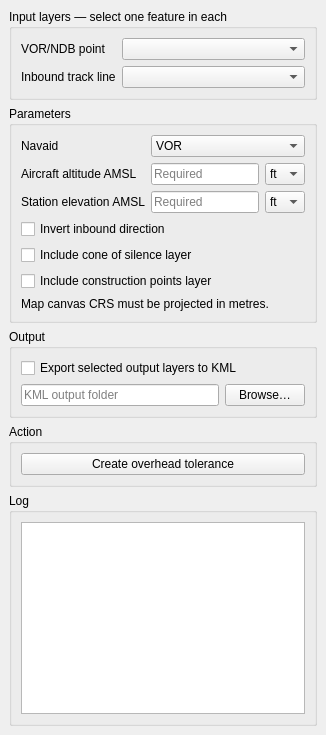
<?xml version="1.0" encoding="UTF-8"?>
<ui version="4.0">
 <class>QPANSOPYOverheadToleranceDockWidget</class>
 <widget class="QDockWidget" name="QPANSOPYOverheadToleranceDockWidget">
  <property name="windowTitle"><string>Overhead Facility Tolerance</string></property>
  <widget class="QWidget" name="dockWidgetContents">
   <layout class="QVBoxLayout" name="verticalLayout">
    <item><widget class="QGroupBox" name="inputGroup">
     <property name="title"><string>Input layers — select one feature in each</string></property>
     <layout class="QFormLayout" name="inputLayout">
      <item row="0" column="0"><widget class="QLabel" name="navaidLabel"><property name="text"><string>VOR/NDB point</string></property></widget></item>
      <item row="0" column="1"><widget class="QgsMapLayerComboBox" name="navaidLayerComboBox"/></item>
      <item row="1" column="0"><widget class="QLabel" name="trackLabel"><property name="text"><string>Inbound track line</string></property></widget></item>
      <item row="1" column="1"><widget class="QgsMapLayerComboBox" name="trackLayerComboBox"/></item>
     </layout>
    </widget></item>
    <item><widget class="QGroupBox" name="paramsGroup">
     <property name="title"><string>Parameters</string></property>
     <layout class="QFormLayout" name="paramsLayout">
      <item row="0" column="0"><widget class="QLabel" name="typeLabel"><property name="text"><string>Navaid</string></property></widget></item>
      <item row="0" column="1"><widget class="QComboBox" name="navaidTypeComboBox"><item><property name="text"><string>VOR</string></property></item><item><property name="text"><string>NDB</string></property></item></widget></item>
      <item row="1" column="0"><widget class="QLabel" name="aircraftLabel"><property name="text"><string>Aircraft altitude AMSL</string></property></widget></item>
      <item row="1" column="1"><layout class="QHBoxLayout" name="aircraftLayout"><item><widget class="QLineEdit" name="aircraftAltitudeLineEdit"><property name="placeholderText"><string>Required</string></property></widget></item><item><widget class="QComboBox" name="aircraftUnitComboBox"><item><property name="text"><string>ft</string></property></item><item><property name="text"><string>m</string></property></item></widget></item></layout></item>
      <item row="2" column="0"><widget class="QLabel" name="stationLabel"><property name="text"><string>Station elevation AMSL</string></property></widget></item>
      <item row="2" column="1"><layout class="QHBoxLayout" name="stationLayout"><item><widget class="QLineEdit" name="stationElevationLineEdit"><property name="placeholderText"><string>Required</string></property></widget></item><item><widget class="QComboBox" name="stationUnitComboBox"><item><property name="text"><string>ft</string></property></item><item><property name="text"><string>m</string></property></item></widget></item></layout></item>
      <item row="3" column="0" colspan="2"><widget class="QCheckBox" name="reverseDirectionCheckBox"><property name="text"><string>Invert inbound direction</string></property></widget></item>
      <item row="4" column="0" colspan="2"><widget class="QCheckBox" name="includeConeCheckBox"><property name="text"><string>Include cone of silence layer</string></property></widget></item>
      <item row="5" column="0" colspan="2"><widget class="QCheckBox" name="includePointsCheckBox"><property name="text"><string>Include construction points layer</string></property></widget></item>
      <item row="6" column="0" colspan="2"><widget class="QLabel" name="crsHintLabel"><property name="text"><string>Map canvas CRS must be projected in metres.</string></property></widget></item>
     </layout>
    </widget></item>
    <item><widget class="QGroupBox" name="outputGroup"><property name="title"><string>Output</string></property><layout class="QVBoxLayout" name="outputLayout"><item><widget class="QCheckBox" name="exportKmlCheckBox"><property name="text"><string>Export selected output layers to KML</string></property></widget></item><item><layout class="QHBoxLayout" name="outputFolderLayout"><item><widget class="QLineEdit" name="outputFolderLineEdit"><property name="placeholderText"><string>KML output folder</string></property></widget></item><item><widget class="QPushButton" name="browseButton"><property name="text"><string>Browse…</string></property></widget></item></layout></item></layout></widget></item>
    <item><widget class="QGroupBox" name="actionGroup"><property name="title"><string>Action</string></property><layout class="QVBoxLayout" name="actionLayout"><item><widget class="QPushButton" name="calculateButton"><property name="text"><string>Create overhead tolerance</string></property></widget></item></layout></widget></item>
    <item><widget class="QGroupBox" name="logGroup"><property name="title"><string>Log</string></property><layout class="QVBoxLayout" name="logLayout"><item><widget class="QTextEdit" name="logTextEdit"><property name="readOnly"><bool>true</bool></property></widget></item></layout></widget></item>
   </layout>
  </widget>
 </widget>
 <customwidgets><customwidget><class>QgsMapLayerComboBox</class><extends>QComboBox</extends><header>qgsmaplayercombobox.h</header></customwidget></customwidgets>
 <resources/>
 <connections/>
</ui>
